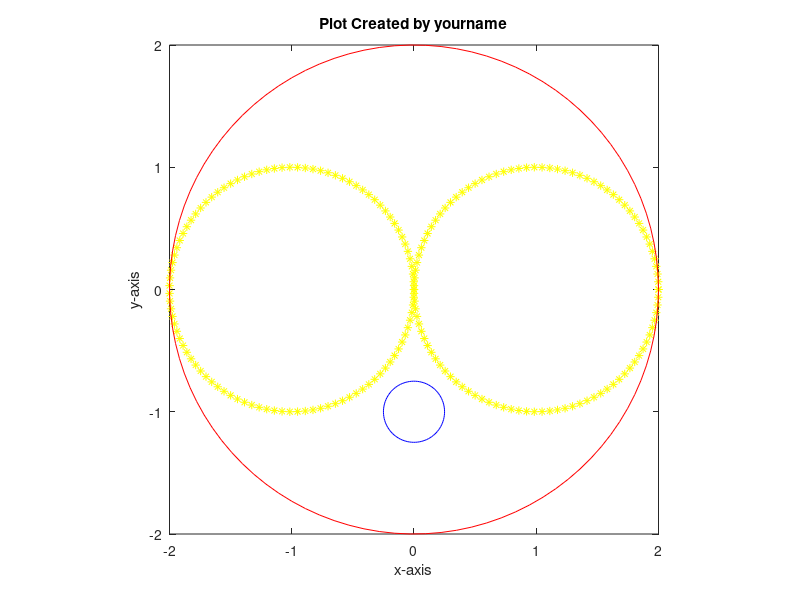
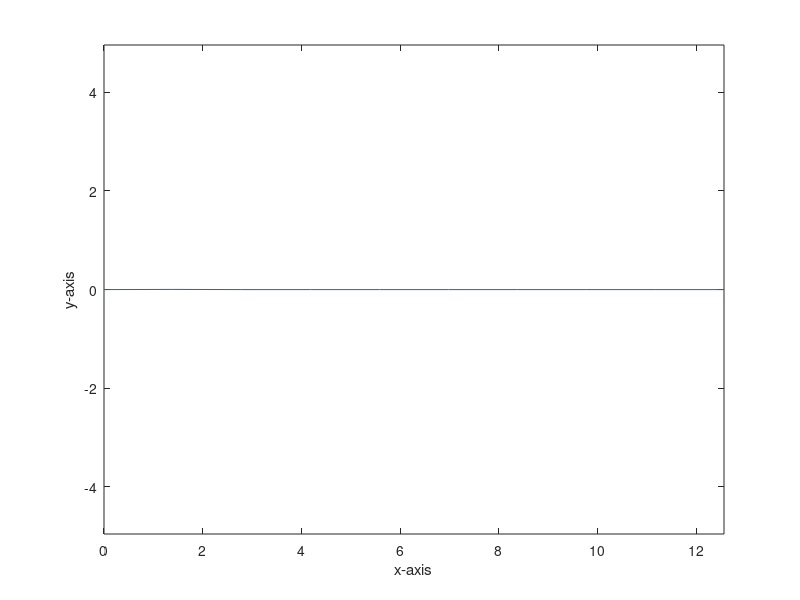
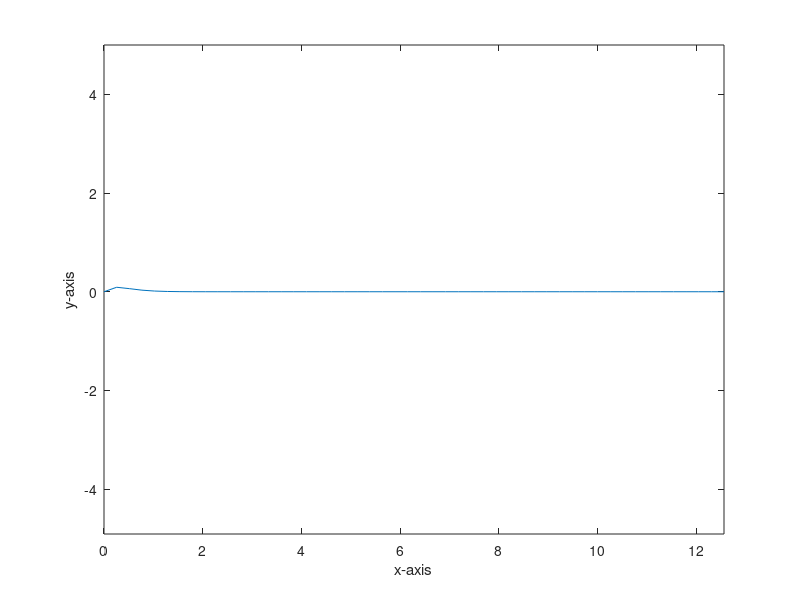
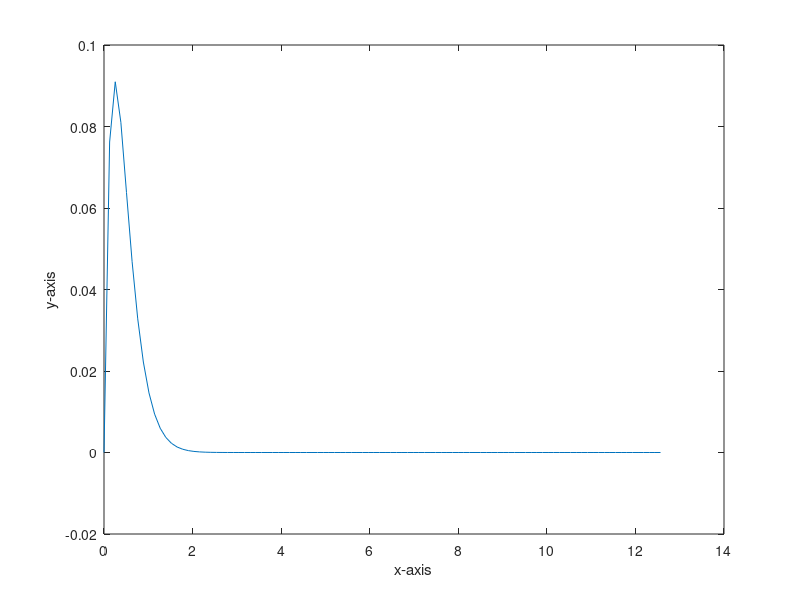

Write MATLAB code to recreate these figures, in order.
% Page 44 Compiled
clc;
clear all;
theta = linspace(0, 2*pi, 100);
x = cos(theta);
x1 =1 + x;
x2 = 2*x;
x3 = 0.25 * x;
x = x - 1;
y = sin(theta);
y1 = y;
y2 = 2*y;
y3 = 0.25 * y - 1;
y = y;
figure;
plot(x, y,'y*', x1, y1, 'y*', x2, y2, 'r-', x3, y3, 'b-')
axis('equal');
xlabel('x-axis')
ylabel('y-axis')
title('Plot Created by yourname')
xlim([-2,2])
ylim([-2,2])
% Answer 3
clc;
clear all;
x = linspace(0, 4*pi, 10);
y = exp(-4*x).*sin(x);
axis('equal');
figure;
plot(x,y)
xlabel('x-axis')
ylabel('y-axis')

clc;
clear all;
x = linspace(0, 4*pi, 50);
y = exp(-4*x).*sin(x);
axis('equal');
figure;
plot(x,y)
xlabel('x-axis')
ylabel('y-axis')

x = linspace(0, 4*pi, 100);
y = exp(-4*x).*sin(x);
axis('equal');
figure;
plot(x,y)
xlabel('x-axis')
ylabel('y-axis')

z = linspace(0, 20, 1000);
x = sin(z);
y = cos(z);
x1 = 2*sin(z);
y1 = 2*cos(z);
figure;
plot3(x,y,z,y1,x1,z)